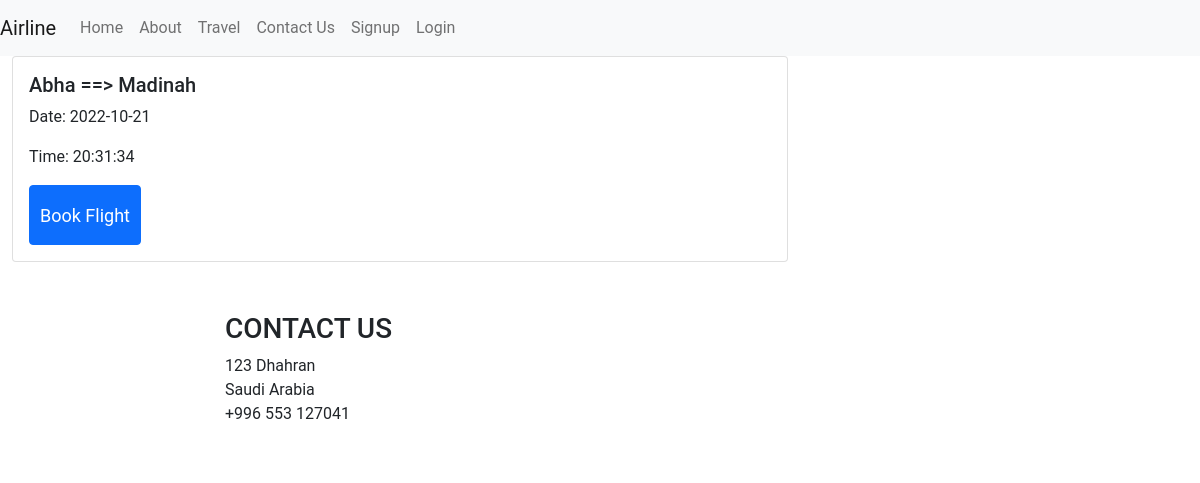
The app's page /php/search.php?Destination=Abha with its own data.
### tables this page shows
CREATE TABLE `flight` (
  `Flight_NO` int(15) NOT NULL,
  `Date` date NOT NULL,
  `Time` char(10) NOT NULL,
  `Destination` varchar(10) NOT NULL,
  `Departure` varchar(10) NOT NULL,
  `Plane_NO` int(15) NOT NULL
);

### php/database.php (called while the page is built, shortened)
<?php
class Database{
    private $connection;
    public function __construct() {
        $host = "localhost";
        $user = "root";
        $password = "";
        $database = "airline";
        $this->connection = new mysqli($host, $user, $password, $database);
    }
    private function execQurey($sql_query, $query_type){
        if($query_type === "GET"){
            $query_result = mysqli_query($this->connection, $sql_query);
            if($query_result){
                return mysqli_fetch_all($query_result, MYSQLI_ASSOC);
            }
            else{
                return mysqli_error($this->connection);
            }
        }
    }
    public function getFlights($date, $destination, $departure){
        $conditions = array();
        if(!empty($destination)) { $conditions[] = "Destination = '$destination'"; }
        $where = implode(' AND ', $conditions);
        $sql = "SELECT Flight_NO, Destination, Departure, Date, Time FROM FLIGHT
                WHERE " . $where;
        return $this->execQurey($sql, "GET");
    }
}
?>

### php/search.php (the view, shortened to what this page needs)
<?php
require("database.php");
$db = new Database();
include_once("header.php");
if(isset($_GET)){
    $destination = $_GET["Destination"];
    $departure = $_GET["Departure"];
    $date = $_GET["Date"];
    $query_flights_result = $db->getFlights($date, $destination, $departure);
}
?>
    <div class="container-fluid !direction !spacing">
        <?php foreach($query_flights_result as $table_row): ?>
        <div class="row ${1| ,row-cols-2,row-cols-3, auto,justify-content-md-center,|}">
            <div class="col-8  ">
                <div class="card">
                    <div class="card-body">
                        <form name="flight-<?php echo($table_row["Flight_NO"]); ?>"action="booking/booking_page.php" method="Get">
                            <h5 class="card-title"><?php echo($table_row["Destination"]);?> ==> <?php echo($table_row["Departure"]);?></h5>
                            <p class="card-text">Date: <?php echo($table_row["Date"]);?>
                            </p>
                            <p class="card-text">Time: <?php echo($table_row["Time"]);?>
                            </p>
                            <input type="submit" value="Book Flight" class="btn btn-primary">
                        </form>
                    </div>
                </div>
            </div>
        </div>
        <?php endforeach; ?>
    </div>
<?php include_once("footer.php"); ?>

### style.css (style rules this page uses)
* { margin: 0; padding: 0; box-sizing: border-box; font-family: 'Roboto', sans-serif; }
body { background: url("images/background.jpeg"); background-position: center; background-size: cover; }
::placeholder { font-size: 18px; color: #ddd }
.btn.btn-primary { height: 60px; font-size: 18px; padding: 10px; }

### records on screen
flight: Destination "Abha", Departure "Madinah", Date "2022-10-21", Time "20:31:34"
